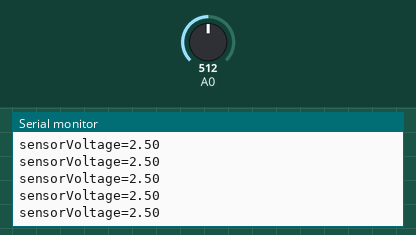
Recording of a sketch running on a simulated Arduino Uno, built with avr-gcc and run on an emulated ATmega328P. On the bench: the last lines printed to the serial monitor. Inputs (shaded band) come from the test bench; at power-on: A0 = 512.

Above: at 1.2 s.
1.3 s: A0 set to 716
At 1.42 s:
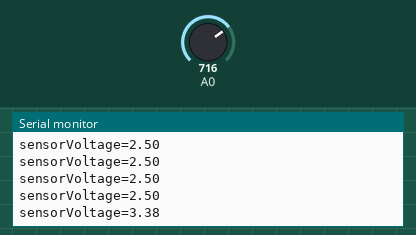
2.8 s: A0 set to 900
At 2.84 s:
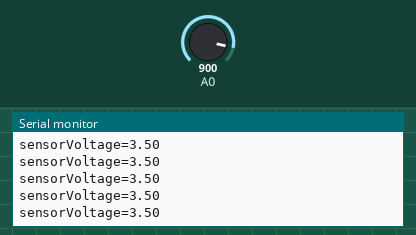
Timing chart, 0 to 5.8 s (numbered marks = the images above; inputs shaded):
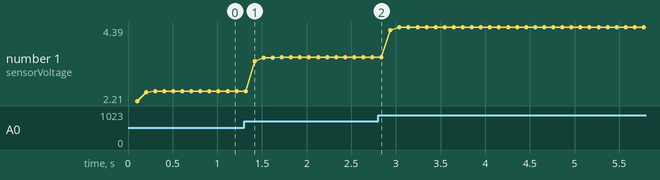

Measured:
- after the input at 1.3 s, the serial monitor: prints a new line after 0.12 s (image 1)
- plotted number 1: 2.5 → 3.5 after the input at 1.3 s, 3.5 → 4.39 after the input at 2.8 s

The sketch:

hw4.ino
```cpp
void setup()
{
 Serial.begin(9600);
}
float sensorValue ;
float sensorVoltage;
int i;
void loop()
{
  for (i=0;i<=5;i++)
    {
    sensorValue = 0.7* sensorValue + 0.3* analogRead(A0);
    }
    sensorVoltage = sensorValue * 5 / 1024 ;// sensorVoltage= Vin * R1 / (R1+R2)

    delay(100);
    Serial.print("sensorVoltage=");
    Serial.print(sensorVoltage);
    Serial.print("\n");

}
```
